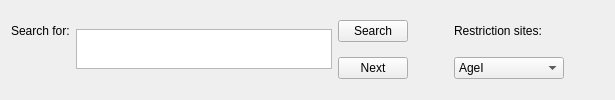
             <widget class="QFrame" name="frame_17">
              <property name="frameShape">
               <enum>QFrame::NoFrame</enum>
              </property>
              <property name="frameShadow">
               <enum>QFrame::Raised</enum>
              </property>
              <layout class="QGridLayout" name="gridLayout_3">
               <item row="0" column="0">
                <widget class="QLabel" name="label_18">
                 <property name="text">
                  <string>Search for:</string>
                 </property>
                </widget>
               </item>
               <item row="0" column="2">
                <widget class="QPushButton" name="btnSearchSeq">
                 <property name="minimumSize">
                  <size>
                   <width>70</width>
                   <height>0</height>
                  </size>
                 </property>
                 <property name="maximumSize">
                  <size>
                   <width>70</width>
                   <height>16777215</height>
                  </size>
                 </property>
                 <property name="text">
                  <string>Search</string>
                 </property>
                 <property name="iconSize">
                  <size>
                   <width>24</width>
                   <height>24</height>
                  </size>
                 </property>
                </widget>
               </item>
               <item row="1" column="2">
                <widget class="QPushButton" name="btnNextSearchSeq">
                 <property name="minimumSize">
                  <size>
                   <width>70</width>
                   <height>0</height>
                  </size>
                 </property>
                 <property name="maximumSize">
                  <size>
                   <width>70</width>
                   <height>16777215</height>
                  </size>
                 </property>
                 <property name="text">
                  <string>Next</string>
                 </property>
                </widget>
               </item>
               <item row="0" column="1" rowspan="2">
                <widget class="QPlainTextEdit" name="txtSearchSeq">
                 <property name="maximumSize">
                  <size>
                   <width>16777215</width>
                   <height>40</height>
                  </size>
                 </property>
                 <property name="font">
                  <font>
                   <family>Lucida Grande</family>
                   <pointsize>15</pointsize>
                  </font>
                 </property>
                </widget>
               </item>
               <item row="1" column="3">
                <spacer name="horizontalSpacer_2">
                 <property name="orientation">
                  <enum>Qt::Horizontal</enum>
                 </property>
                 <property name="sizeHint" stdset="0">
                  <size>
                   <width>40</width>
                   <height>20</height>
                  </size>
                 </property>
                </spacer>
               </item>
               <item row="0" column="4">
                <widget class="QLabel" name="label_20">
                 <property name="minimumSize">
                  <size>
                   <width>110</width>
                   <height>0</height>
                  </size>
                 </property>
                 <property name="maximumSize">
                  <size>
                   <width>110</width>
                   <height>16777215</height>
                  </size>
                 </property>
                 <property name="text">
                  <string>Restriction sites:</string>
                 </property>
                </widget>
               </item>
               <item row="1" column="4">
                <widget class="QComboBox" name="comboBox">
                 <property name="minimumSize">
                  <size>
                   <width>100</width>
                   <height>0</height>
                  </size>
                 </property>
                 <property name="maximumSize">
                  <size>
                   <width>110</width>
                   <height>30</height>
                  </size>
                 </property>
                 <item>
                  <property name="text">
                   <string>AgeI</string>
                  </property>
                 </item>
                 <item>
                  <property name="text">
                   <string>SalI</string>
                  </property>
                 </item>
                 <item>
                  <property name="text">
                   <string>BsiWI</string>
                  </property>
                 </item>
                 <item>
                  <property name="text">
                   <string>New Item</string>
                  </property>
                 </item>
                </widget>
               </item>
               <item row="1" column="5">
                <spacer name="horizontalSpacer">
                 <property name="orientation">
                  <enum>Qt::Horizontal</enum>
                 </property>
                 <property name="sizeHint" stdset="0">
                  <size>
                   <width>40</width>
                   <height>20</height>
                  </size>
                 </property>
                </spacer>
               </item>
              </layout>
             </widget>
